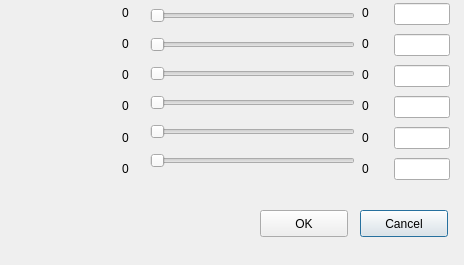
<?xml version="1.0" encoding="UTF-8"?>
<ui version="4.0">
 <class>setparameters</class>
 <widget class="QDialog" name="setparameters">
  <property name="geometry">
   <rect>
    <x>0</x>
    <y>0</y>
    <width>464</width>
    <height>265</height>
   </rect>
  </property>
  <property name="minimumSize">
   <size>
    <width>464</width>
    <height>265</height>
   </size>
  </property>
  <property name="windowTitle">
   <string>Parameter Set</string>
  </property>
  <property name="autoFillBackground">
   <bool>true</bool>
  </property>
  <widget class="QPushButton" name="btnCancel">
   <property name="geometry">
    <rect>
     <x>360</x>
     <y>210</y>
     <width>88</width>
     <height>27</height>
    </rect>
   </property>
   <property name="text">
    <string>Cancel</string>
   </property>
  </widget>
  <widget class="QPushButton" name="btnOK">
   <property name="geometry">
    <rect>
     <x>260</x>
     <y>210</y>
     <width>88</width>
     <height>27</height>
    </rect>
   </property>
   <property name="text">
    <string>OK</string>
   </property>
  </widget>
  <widget class="QWidget" name="layoutWidget">
   <property name="geometry">
    <rect>
     <x>10</x>
     <y>0</y>
     <width>101</width>
     <height>181</height>
    </rect>
   </property>
   <layout class="QVBoxLayout" name="ParamNames">
    <item>
     <widget class="QLabel" name="lblparamname1">
      <property name="text">
       <string/>
      </property>
     </widget>
    </item>
    <item>
     <widget class="QLabel" name="lblparamname2">
      <property name="text">
       <string/>
      </property>
     </widget>
    </item>
    <item>
     <widget class="QLabel" name="lblparamname3">
      <property name="text">
       <string/>
      </property>
     </widget>
    </item>
    <item>
     <widget class="QLabel" name="lblparamname4">
      <property name="text">
       <string/>
      </property>
     </widget>
    </item>
    <item>
     <widget class="QLabel" name="lblparamname5">
      <property name="text">
       <string/>
      </property>
     </widget>
    </item>
    <item>
     <widget class="QLabel" name="lblparamname6">
      <property name="text">
       <string/>
      </property>
     </widget>
    </item>
   </layout>
  </widget>
  <widget class="QWidget" name="layoutWidget_4">
   <property name="geometry">
    <rect>
     <x>394</x>
     <y>0</y>
     <width>56</width>
     <height>185</height>
    </rect>
   </property>
   <layout class="QVBoxLayout" name="ValueSets">
    <item>
     <widget class="QLineEdit" name="valueset1"/>
    </item>
    <item>
     <widget class="QLineEdit" name="valueset2"/>
    </item>
    <item>
     <widget class="QLineEdit" name="valueset3"/>
    </item>
    <item>
     <widget class="QLineEdit" name="valueset4"/>
    </item>
    <item>
     <widget class="QLineEdit" name="valueset5"/>
    </item>
    <item>
     <widget class="QLineEdit" name="valueset6"/>
    </item>
   </layout>
  </widget>
  <widget class="QWidget" name="layoutWidget_2">
   <property name="geometry">
    <rect>
     <x>122</x>
     <y>0</y>
     <width>29</width>
     <height>181</height>
    </rect>
   </property>
   <layout class="QVBoxLayout" name="LowerLimits">
    <item>
     <widget class="QLabel" name="lbl_lowerlim1">
      <property name="text">
       <string>0</string>
      </property>
     </widget>
    </item>
    <item>
     <widget class="QLabel" name="lbl_lowerlim2">
      <property name="text">
       <string>0</string>
      </property>
     </widget>
    </item>
    <item>
     <widget class="QLabel" name="lbl_lowerlim3">
      <property name="text">
       <string>0</string>
      </property>
     </widget>
    </item>
    <item>
     <widget class="QLabel" name="lbl_lowerlim4">
      <property name="text">
       <string>0</string>
      </property>
     </widget>
    </item>
    <item>
     <widget class="QLabel" name="lbl_lowerlim5">
      <property name="text">
       <string>0</string>
      </property>
     </widget>
    </item>
    <item>
     <widget class="QLabel" name="lbl_lowerlim6">
      <property name="text">
       <string>0</string>
      </property>
     </widget>
    </item>
   </layout>
  </widget>
  <widget class="QWidget" name="layoutWidget_3">
   <property name="geometry">
    <rect>
     <x>362</x>
     <y>0</y>
     <width>29</width>
     <height>181</height>
    </rect>
   </property>
   <layout class="QVBoxLayout" name="UpperLimits">
    <item>
     <widget class="QLabel" name="lbl_upperlim1">
      <property name="text">
       <string>0</string>
      </property>
     </widget>
    </item>
    <item>
     <widget class="QLabel" name="lbl_upperlim2">
      <property name="text">
       <string>0</string>
      </property>
     </widget>
    </item>
    <item>
     <widget class="QLabel" name="lbl_upperlim3">
      <property name="text">
       <string>0</string>
      </property>
     </widget>
    </item>
    <item>
     <widget class="QLabel" name="lbl_upperlim4">
      <property name="text">
       <string>0</string>
      </property>
     </widget>
    </item>
    <item>
     <widget class="QLabel" name="lbl_upperlim5">
      <property name="text">
       <string>0</string>
      </property>
     </widget>
    </item>
    <item>
     <widget class="QLabel" name="lbl_upperlim6">
      <property name="text">
       <string>0</string>
      </property>
     </widget>
    </item>
   </layout>
  </widget>
  <widget class="QWidget" name="layoutWidget_5">
   <property name="geometry">
    <rect>
     <x>150</x>
     <y>0</y>
     <width>205</width>
     <height>181</height>
    </rect>
   </property>
   <layout class="QVBoxLayout" name="Sliders">
    <item>
     <widget class="QSlider" name="slider1">
      <property name="orientation">
       <enum>Qt::Horizontal</enum>
      </property>
     </widget>
    </item>
    <item>
     <widget class="QSlider" name="slider2">
      <property name="orientation">
       <enum>Qt::Horizontal</enum>
      </property>
     </widget>
    </item>
    <item>
     <widget class="QSlider" name="slider3">
      <property name="orientation">
       <enum>Qt::Horizontal</enum>
      </property>
     </widget>
    </item>
    <item>
     <widget class="QSlider" name="slider4">
      <property name="orientation">
       <enum>Qt::Horizontal</enum>
      </property>
     </widget>
    </item>
    <item>
     <widget class="QSlider" name="slider5">
      <property name="orientation">
       <enum>Qt::Horizontal</enum>
      </property>
     </widget>
    </item>
    <item>
     <widget class="QSlider" name="slider6">
      <property name="orientation">
       <enum>Qt::Horizontal</enum>
      </property>
     </widget>
    </item>
   </layout>
  </widget>
 </widget>
 <resources/>
 <connections/>
</ui>
